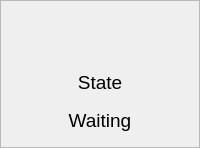
      <widget class="ImageFrame" name="frame_4">
       <property name="maximumSize">
        <size>
         <width>500</width>
         <height>16777215</height>
        </size>
       </property>
       <property name="frameShape">
        <enum>QFrame::StyledPanel</enum>
       </property>
       <property name="frameShadow">
        <enum>QFrame::Raised</enum>
       </property>
       <property name="lineWidth">
        <number>1</number>
       </property>
       <property name="midLineWidth">
        <number>0</number>
       </property>
       <layout class="QVBoxLayout" name="verticalLayout_36">
        <item>
         <layout class="QVBoxLayout" name="verticalLayout_18">
          <item>
           <layout class="QHBoxLayout" name="horizontalLayout_37">
            <item>
             <spacer name="horizontalSpacer_59">
              <property name="orientation">
               <enum>Qt::Horizontal</enum>
              </property>
              <property name="sizeHint" stdset="0">
               <size>
                <width>40</width>
                <height>20</height>
               </size>
              </property>
             </spacer>
            </item>
            <item>
             <widget class="QLabel" name="procedureStateIconLabel">
              <property name="minimumSize">
               <size>
                <width>48</width>
                <height>48</height>
               </size>
              </property>
              <property name="maximumSize">
               <size>
                <width>48</width>
                <height>48</height>
               </size>
              </property>
              <property name="text">
               <string/>
              </property>
              <property name="pixmap">
               <pixmap resource="../../resource.qrc">:/res/icons/procedure_waiting.svg</pixmap>
              </property>
              <property name="scaledContents">
               <bool>true</bool>
              </property>
              <property name="alignment">
               <set>Qt::AlignCenter</set>
              </property>
             </widget>
            </item>
            <item>
             <spacer name="horizontalSpacer_60">
              <property name="orientation">
               <enum>Qt::Horizontal</enum>
              </property>
              <property name="sizeHint" stdset="0">
               <size>
                <width>40</width>
                <height>20</height>
               </size>
              </property>
             </spacer>
            </item>
           </layout>
          </item>
          <item>
           <widget class="QLabel" name="presureSwitchTestLabel_4">
            <property name="minimumSize">
             <size>
              <width>50</width>
              <height>32</height>
             </size>
            </property>
            <property name="font">
             <font>
              <pointsize>14</pointsize>
             </font>
            </property>
            <property name="text">
             <string>State</string>
            </property>
            <property name="alignment">
             <set>Qt::AlignCenter</set>
            </property>
           </widget>
          </item>
          <item>
           <widget class="QLabel" name="procedureStateLabel">
            <property name="minimumSize">
             <size>
              <width>50</width>
              <height>32</height>
             </size>
            </property>
            <property name="font">
             <font>
              <pointsize>14</pointsize>
             </font>
            </property>
            <property name="text">
             <string>Waiting</string>
            </property>
            <property name="alignment">
             <set>Qt::AlignCenter</set>
            </property>
           </widget>
          </item>
         </layout>
        </item>
       </layout>
      </widget>
